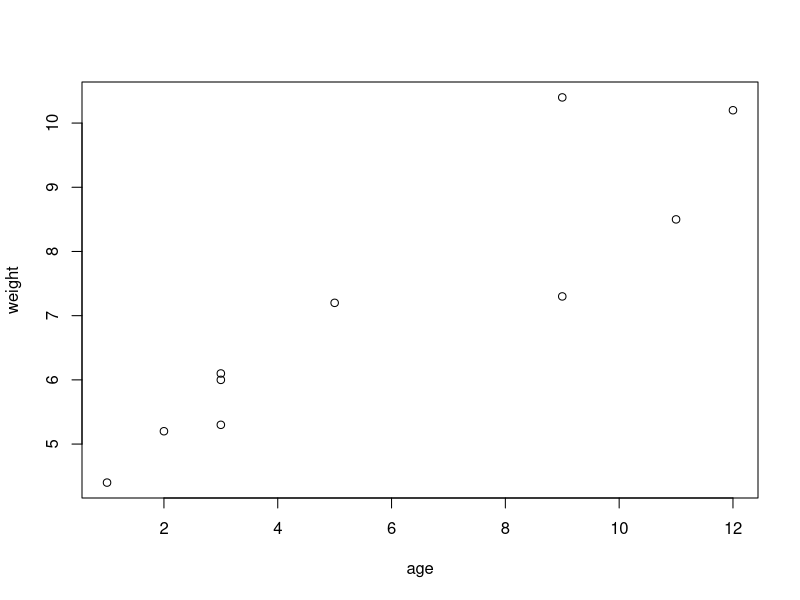
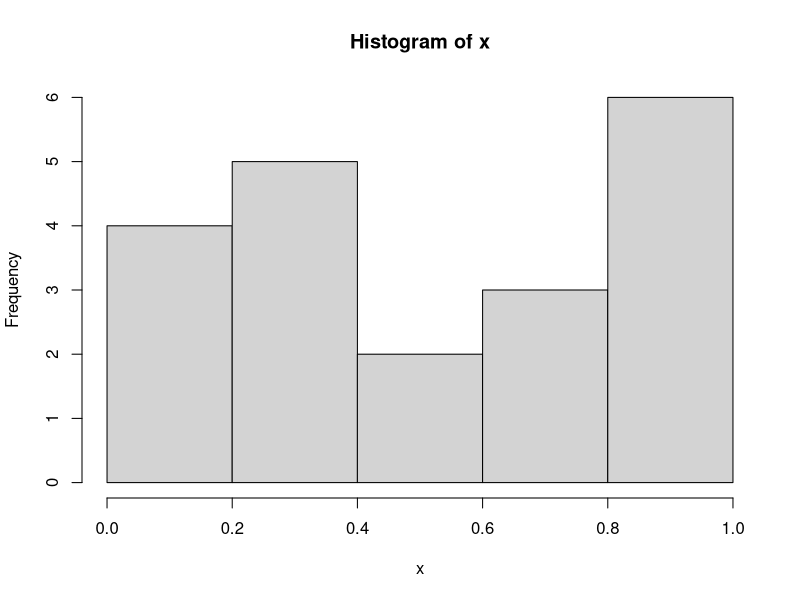
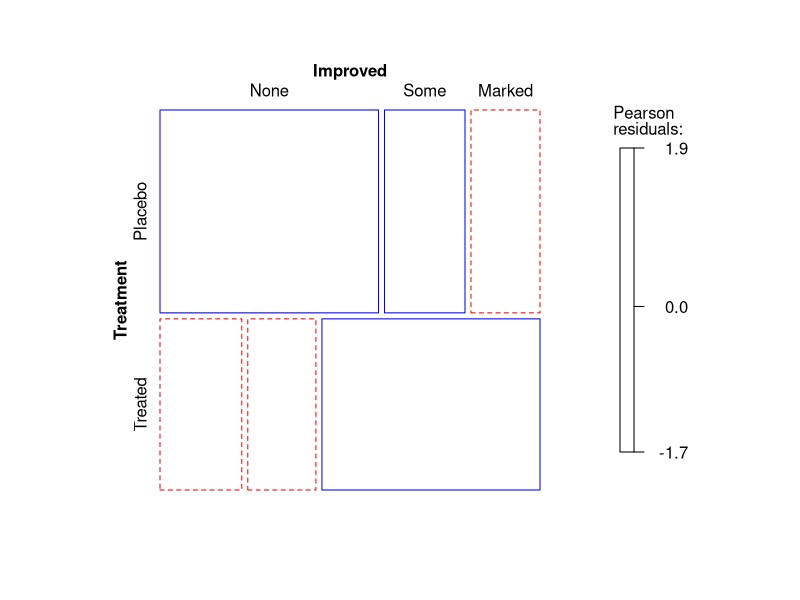
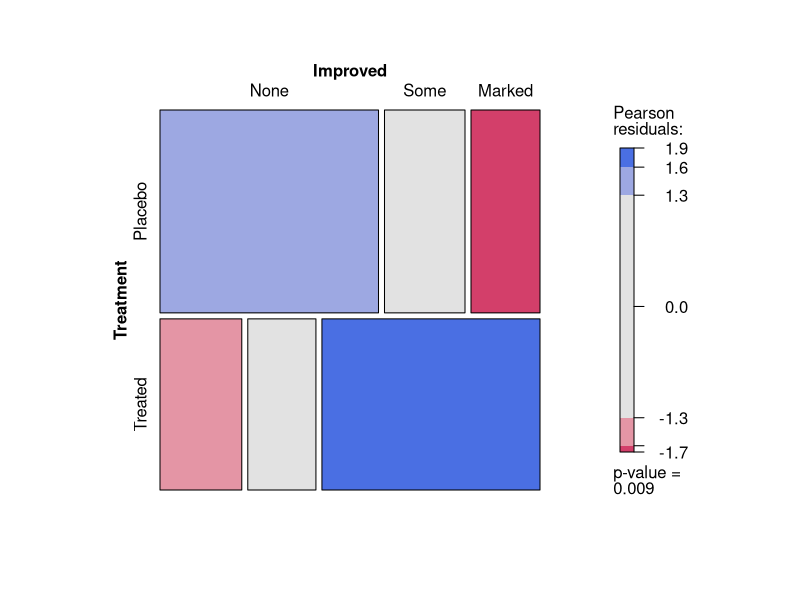

Source code (R) for these figures, in order: (Note: this script raises an error after producing the figures.)

########################################################
#
# QMB 6358: Software for Business Analytics
# Getting StaRted with R
#
# Lealand Morin, Ph.D.
# Assistant Professor
# Department of Economics
# College of Business
# University of Central Florida
#
# December 20, 2021
#
########################################################
#
# Sample code from scripts to accompany
# R in Action: Introduction to R,
# by Robert I. Kabacoff.
# https://www.manning.com/books/r-in-action
#
########################################################


#------------------------------------------------------#
# R in Action: Chapter 1                               #
#------------------------------------------------------#


# Listing 1.1 - A Sample R session

# Before we read in some data from a file,
# define some vectors of variables using the c() function.
# This function concatenates variables into a vector.

age <- c(1, 3, 5, 2, 11, 9, 3, 9, 12, 3)
weight <- c(4.4, 5.3, 7.2, 5.2, 8.5, 7.3, 6, 10.4,
    10.2, 6.1)
# You can end a command on the next line
# as long as the line terminates with an operator
# that indicates an unfinished command.


# Now calculate some statistics with these variables.

# Calculate the mean:
mean(weight)

# Calculate the standard deviation:
sd(weight)

# Calculate the correlation between two variables:
cor(age, weight)

# R comes standard with several tools for
# statistical analysis as well as graphics.

plot(age, weight)
# The default version is a very simple
# black-and-white scattergraph but we will learn how to
# use R for richer data visualization.


# Listing 1.2 - An example of commands used to manage
# the R Workspace.

# Change the next line to assign wd_path a valid directory
# on your computer.

wd_path <- '~/Teaching/QMB6358_Fall_2020/GitRepos/QMB6358F20/demo_05_R_intro'
setwd(wd_path)

# We can use the runif() function to generate
# uniformly distributed random variables.
x <- runif(20)

# The summary() command is the basic function
# for investigating new data.
summary(x)

# The hist() function plots a histogram.
hist(x)

# You can save the history of your commands in a session with
# savehistory()
# and also save the state of your session,
# including all the values of variables in memory, with
# save.image()

# Although useful, this is not recommended
# because the state of your workspace can always
# be recreated with your data and your script.
# You should develop the habit of writing code in a script
# so that it preserves your analysis.



# Listing 1.3 - Working with a new package

# So far, we have seen several built-in functions.
# The full functionality of R is achieved by
# installing packages of functions developed
# by other users in the R community.

# The package vcd is used to Visualizing Categorical Data.
# Install packages with the install.packages() function:
install.packages("vcd")

# The package needs only be installed once,
# unless you want to update the version.
# Once installed, you need to attach the package
# with the library() function.
library(vcd)

# Now, all the functions in the vcd library are available
# to use in your workspace.


# You can obtain a description of the functions available
# in a package.
help(package = "vcd")

# Many packages contain sample datasets to use as examples
# of the functionality.

help(Arthritis)

# Display the dataset (since it is small)
Arthritis


# Find the examples corresponding to the datasets with example()
example(Arthritis)

# You can copy the text for a command that uses this dataset
art <- xtabs(~ Treatment + Improved, data = Arthritis, subset = Sex == "Female")
# Hit <Return> to cycle through the plots.



# Getting Help

# We saw the help function used above.
# It can be used in many ways.
# You can find many resources to get you started with help.
help.start()

# If you know the name of a function, such as ```lm```,
# you can type either
'?'(lm)
# or
help(lm)
# You can also type keywords in the help window in RStudio.


#--------------------------------------------------------#
# R in Action: Chapter 2                                 #
#--------------------------------------------------------#

# Using the c() function, you can create vectors
# with many types of variables.

a <- c(1, 2, 5, 3, 6, -2, 4)
b <- c("one", "two", "three")
c <- c(TRUE, TRUE, TRUE, FALSE, TRUE, FALSE)

# Once a vector exists in memory,
# you can recall any of the elements
# by using vector subscripts

# By the index number:
a[3]
# With a vector of index numbers:
a[c(1, 3, 5)]
# By a sequence of consecutive index numbers
a[2:6]

# It can often be difficult to remember the element number
# you are looking for.
# For some data types, such as matrices and arrays,
# R allows you to name each row and column
# to reference the elements.


# Listing 2.1 - Creating Matrices

# Create a matrix with the matrix() function.
y <- matrix(1:20, nrow = 5, ncol = 4)
y

# You can populate the values and name them in one step.
cells <- c(1, 26, 24, 68)
rnames <- c("R1", "R2")
cnames <- c("C1", "C2")
mymatrix <- matrix(cells, nrow = 2, ncol = 2, byrow = TRUE,
                   dimnames = list(rnames, cnames))
mymatrix

# Now you can call the values by name.
mymatrix['R2', 'C2']

# It may be more convenient to enter the values
# by cycling through columns one row at a time.
mymatrix <- matrix(cells, nrow = 2, ncol = 2, byrow = FALSE,
                   dimnames = list(rnames, cnames))
mymatrix



# Listing 2.2 - Using matrix subscripts

# Define another matrix so that we can easily see the pattern.
x <- matrix(1:10, nrow = 2)
x

# Matrices are two-dimensional objects, so you reference an element
# with two indices or names in square brackets.
x[2, ]
x[, 2]
x[1, 4]
x[1, c(4, 5)]
# Leaving an index blank selects all values in that dimension.


# Listing 2.3 - Creating an array

# You need not stop in two dimensions.
# As in Python, you can store data in higher-dimensional arrays.
dim1 <- c("A1", "A2")
dim2 <- c("B1", "B2", "B3")
dim3 <- c("C1", "C2", "C3", "C4")
z <- array(1:24, c(2, 3, 4), dimnames = list(dim1,
                                             dim2, dim3))
z

# The notation is similar to that for matrices.


# Listing 2.4 - Creating a dataframe

# For tstatistical analysis, the most useful data type
# is a data frame, which can hold several types of data together.

patientID <- c(1, 2, 3, 4)
age <- c(25, 34, 28, 52)
diabetes <- c("Type1", "Type2", "Type1", "Type1")
status <- c("Poor", "Improved", "Excellent", "Poor")
patientdata <- data.frame(patientID, age, diabetes,
                          status)
patientdata

# A data frame contains data organized into columns
# with each column holding a variable of the same type.


# Listing 2.5 - Specifying elements of a dataframe

# As with matrices, you can reference elements
# by name or by number.

patientdata[1:2]
patientdata[c("diabetes", "status")]
patientdata$age



# Listing 2.6 - Using factors

# The data type "factor" is used to store categorical data,
# which often arises in statistical analysis.

patientID <- c(1, 2, 3, 4)
age <- c(25, 34, 28, 52)
diabetes <- c("Type1", "Type2", "Type1", "Type1")
status <- c("Poor", "Improved", "Excellent", "Poor")
diabetes <- factor(diabetes)
status <- factor(status, order = TRUE)
patientdata <- data.frame(patientID, age, diabetes,
                          status)

# Inspect the contents of this data frame.
str(patientdata)
summary(patientdata)



#  Listing 2.7 - Creating a list

# A list is a special type of object that can store
# multiple kinds of data in an unstructured way.

g <- "My First List"
h <- c(25, 26, 18, 39)
j <- matrix(1:10, nrow = 5)
k <- c("one", "two", "three")
mylist <- list(title = g, ages = h, j, k)
mylist

# You can inspect the contents with commands similar
# to those for matrices and data frames.

mylist$title
mylist$ages
mylist[4]

# Notice that the last two elements are unnamed
# but are still referenced by number.



########################################################
# End
########################################################
